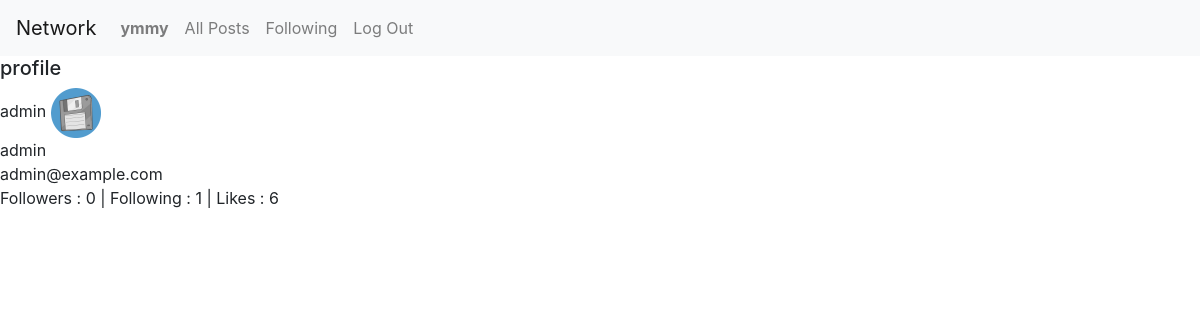
The page /profile/2 (signed in) on the database its author committed.
### network/models.py (models this page shows)
class User(AbstractUser):
    avatar = models.TextField(default="avatar_bucket.png")
    like_count = models.PositiveSmallIntegerField(default=0, blank=True, null=True)
    followers = models.ManyToManyField("User", related_name="followers_id")
    following = models.ManyToManyField("User", related_name="following_id")
    pass

### network/views.py (the view)
# urls.py: path("profile/<int:profile_id>", views.profile, name="profile"),
def profile(request,profile_id):
    profile = User.objects.get(
            id=profile_id
            )
    print(profile)
    return  render(request, "network/profile.html", {'profile': profile})

### network/templates/network/profile.html
{% extends "network/layout.html" %}
{% block body %}
<section>
    <h5>profile</h5>
    {{ profile.username }}
    <img width="50px" src="../../static/network/img/avatars/{{ profile.avatar }}" alt=""> <br>
    {{ profile.username }} <br>
    {{ profile.email }} <br>
    Followers : {{ profile.followers.count }} | Following : {{ profile.following.count }} | Likes : {{ profile.like_count }}<br>
</section>
{% endblock %}

### network/templates/network/layout.html (shortened to what this page needs)
{% load static %}
<!DOCTYPE html>
<html lang="en">
    <head>
        <link rel="stylesheet" href="https://stackpath.bootstrapcdn.com/bootstrap/4.4.1/css/bootstrap.min.css">
        <link href="{% static 'network/styles.css' %}" rel="stylesheet">
    </head>
    <body>
        <nav class="navbar navbar-expand-lg navbar-light bg-light">
            <a class="navbar-brand" href="#">Network</a>
            <div>
              <ul class="navbar-nav mr-auto">
                {% if user.is_authenticated %}
                    <li class="nav-item">
                        <a class="nav-link" href="#"><strong>{{ user.username }}</strong></a>
                    </li>
                {% endif %}
                <li class="nav-item">
                  <a id="all_posts"class="nav-link" href="{% url 'index' %}">All Posts</a>
                </li>
                {% if user.is_authenticated %}
                    <li class="nav-item">
                        <a class="nav-link" href="#">Following</a>
                    </li>
                    <li class="nav-item">
                        <a class="nav-link" href="{% url 'logout' %}">Log Out</a>
                    </li>
                {% endif %}
              </ul>
            </div>
          </nav>
        <div class="body">
            {% block body %}
            {% endblock %}
        </div>
    </body>
</html>

### rows shown on the page
User: username "ymmy"
User: username "admin", avatar (picture), email "admin@example.com", followers.count "0", following.count "1", like_count "6"
